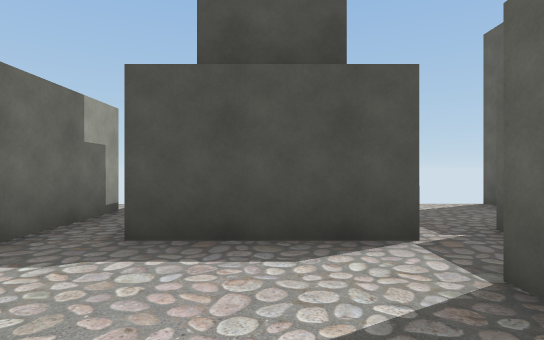
view 1 (above)

24 first-person views from a walk through a scene from a Unity 3-D project. The camera is 1.2 m above the floor, looks level and sees 80° across. The floor is counted in squares, 2 m on a side. Each view is taken from the middle of a square. On the plan, view 1 faces up. The plan holds only what a view shows up to about 10 squares ahead; the rest is blank. The player is left out.

view 2
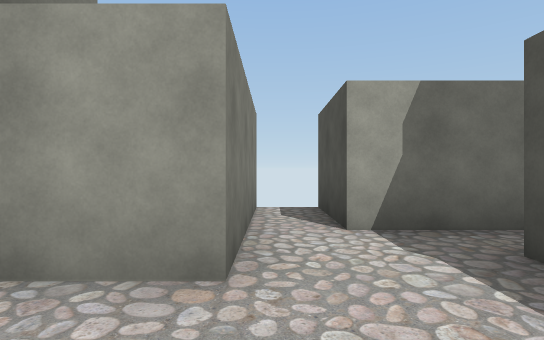

view 3
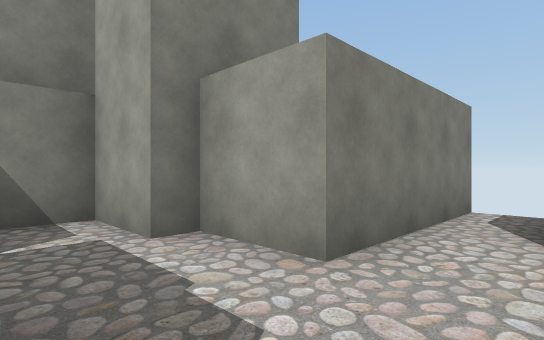

view 4
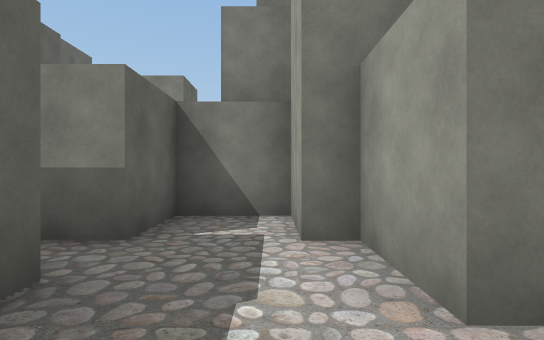

view 5
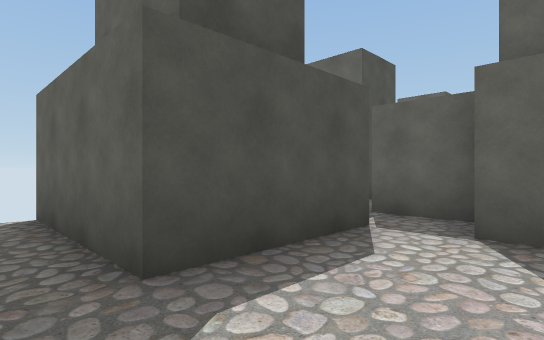

view 6
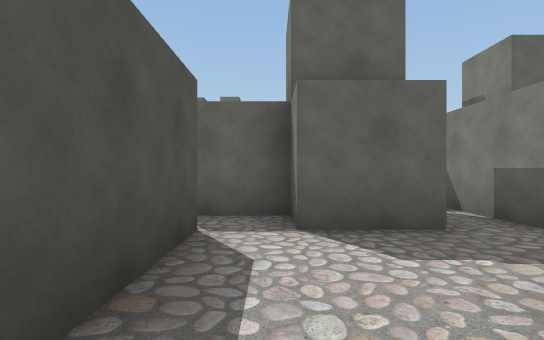

view 7
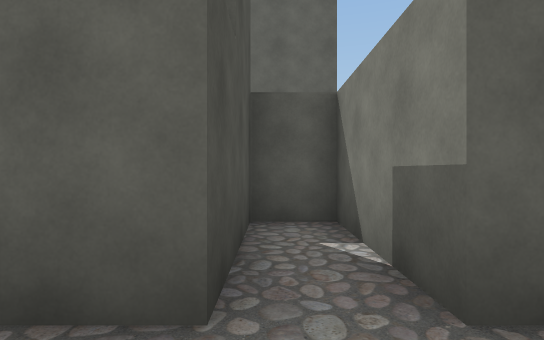

view 8
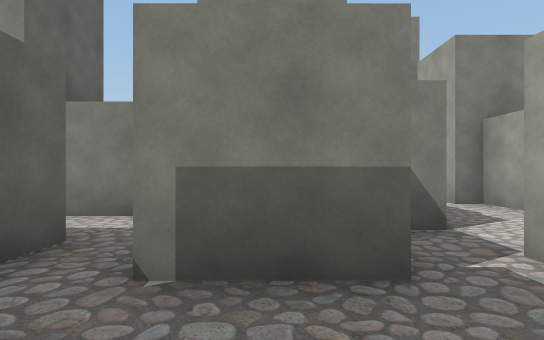

view 9
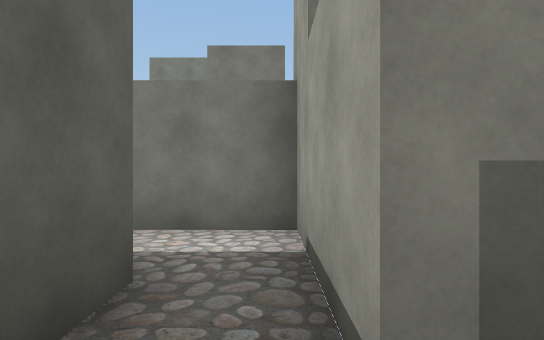

view 10
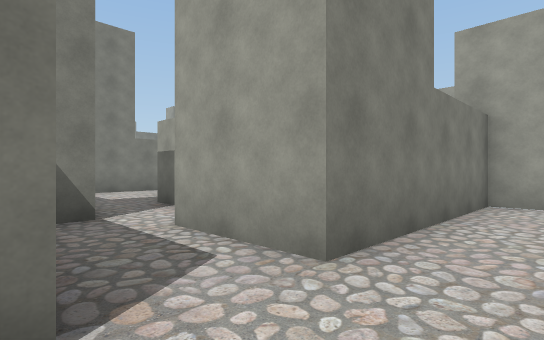

view 11
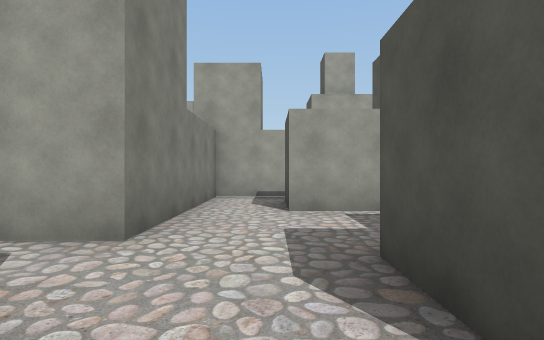

view 12
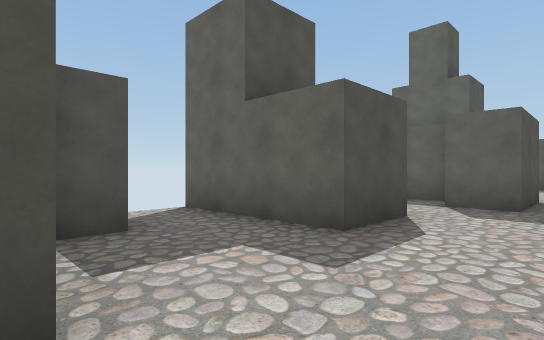

view 13
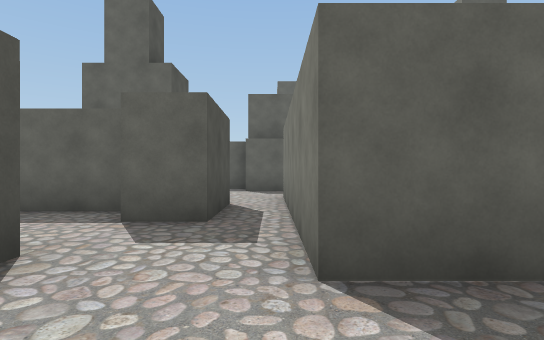

view 14
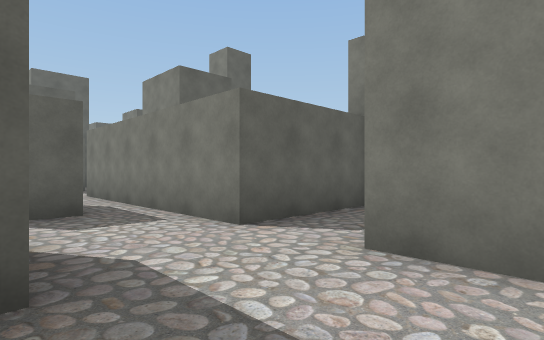

view 15
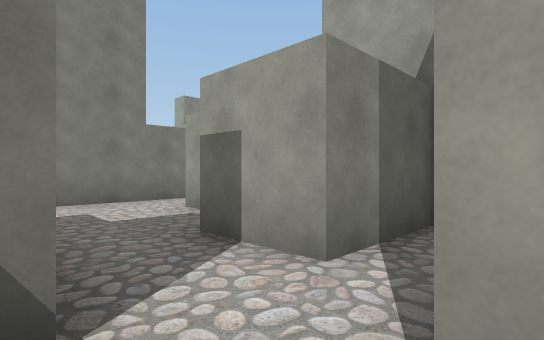

view 16
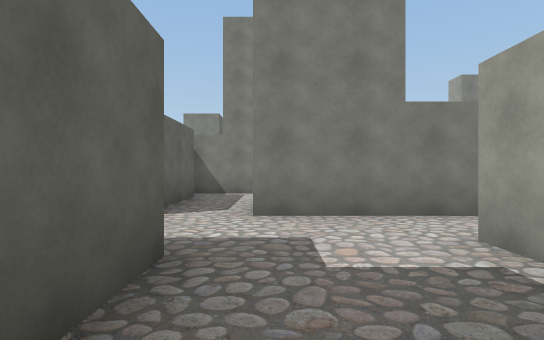

view 17
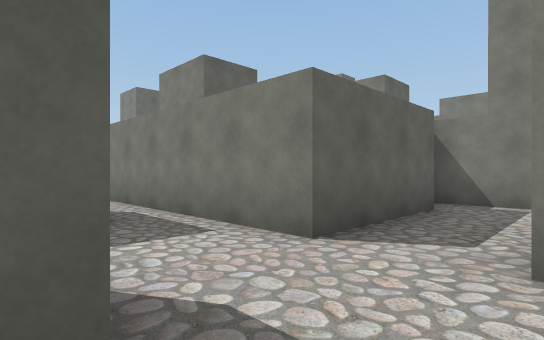

view 18
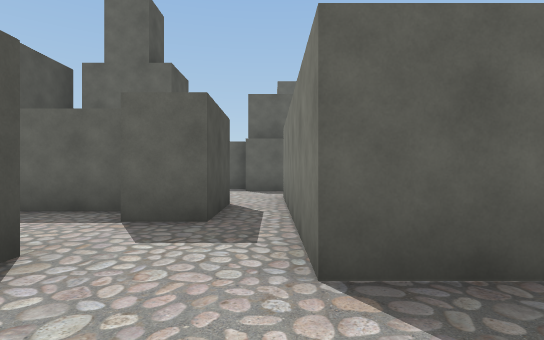

view 19
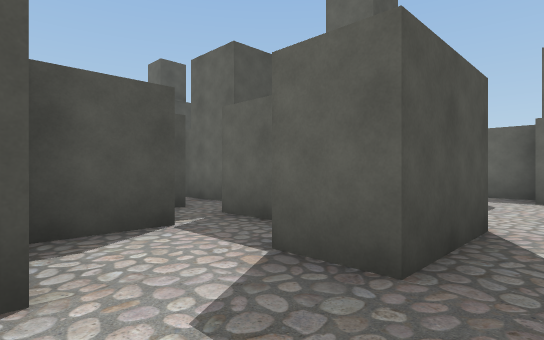

view 20
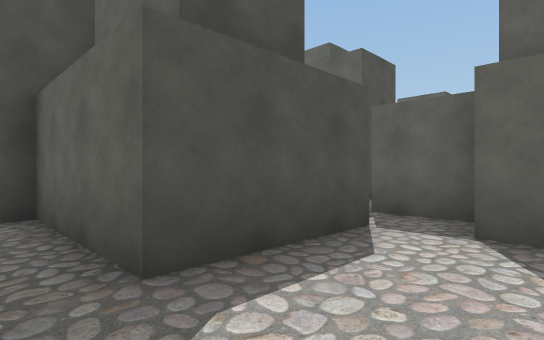

view 21
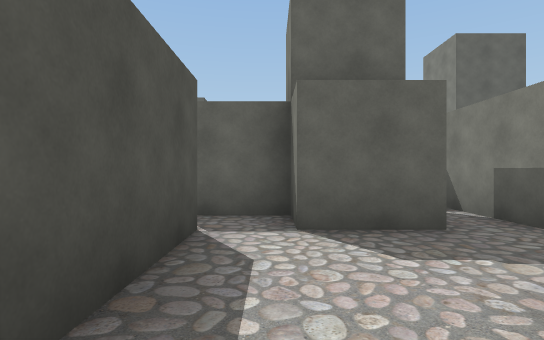

view 22
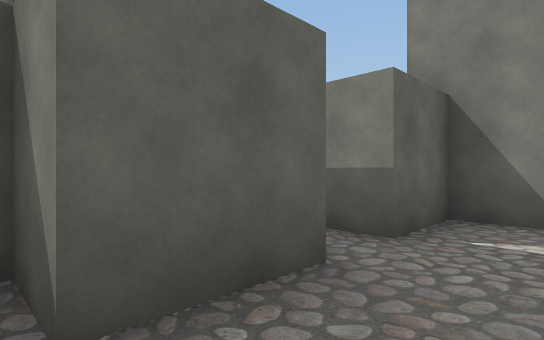

view 23
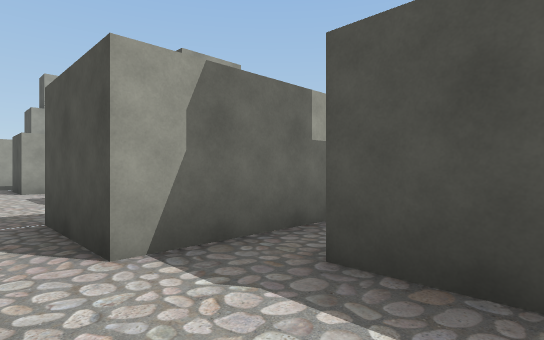

view 24
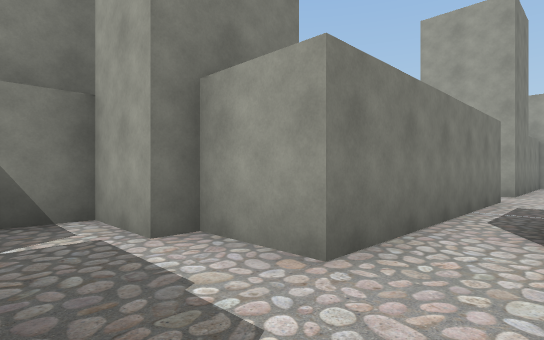

### Floor plan
Key: @ floor where view 1 was taken; # wall or solid block; . floor.
Columns run from 4 left of view 1 to 19 right of it. Each row starts with its distance up from view 1.
  6    #    #    #
  5   .#  ..# ##.#
  4  #.#  ... #..# ..#.
  3  #.###.#.##..##..#.##
  2 ##.....#........##.....#
  1 ......##..............##
  0 ####@..######.######..
 -1    #..####  #.# #.##..
 -2    #.##  #....###.##.#
 -3    ###   ###.###...###
 -4           #..##..#.##
 -5           #..##..#.###.#
 -6           ......##.....#
 -7          .............##
 -8          ####.######...
 -9              .#     ..##
-10              .#     #.#
-11              ..     ###
-12              ##

Where each view was taken, in squares from view 1:
view 1: 0 up, 0 right, facing up
view 2: 1 up, 1 right, facing left
view 3: 2 up, 1 right, facing down-left
view 4: 2 up, 0 right, facing down
view 5: 1 up, 2 left, facing up-right
view 6: 2 up, 2 left, facing right
view 7: 0 up, 0 right, facing right
view 8: 5 up, 3 right, facing down
view 9: 4 up, 4 right, facing down
view 10: 2 up, 10 right, facing down-left
view 11: 2 up, 11 right, facing left
view 12: 1 up, 6 right, facing up-right
view 13: 1 up, 8 right, facing right
view 14: 3 up, 7 right, facing down-right
view 15: 1 down, 9 right, facing down-left
view 16: 3 down, 8 right, facing down
view 17: 5 down, 8 right, facing down-right
view 18: 7 down, 8 right, facing right
view 19: 7 down, 10 right, facing up-right
view 20: 7 down, 14 right, facing up-right
view 21: 6 down, 14 right, facing right
view 22: 6 down, 16 right, facing down-right
view 23: 1 up, 16 right, facing up-left
view 24: 2 up, 17 right, facing down-left
